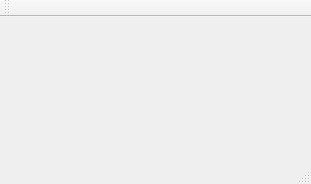
<?xml version="1.0" encoding="UTF-8"?>
<ui version="4.0">
 <class>MainWindow</class>
 <widget class="QMainWindow" name="MainWindow">
  <property name="geometry">
   <rect>
    <x>0</x>
    <y>0</y>
    <width>311</width>
    <height>184</height>
   </rect>
  </property>
  <property name="windowTitle">
   <string>MainWindow</string>
  </property>
  <widget class="QWidget" name="centralWidget"/>
  <widget class="QMenuBar" name="menuBar">
   <property name="geometry">
    <rect>
     <x>0</x>
     <y>0</y>
     <width>311</width>
     <height>23</height>
    </rect>
   </property>
  </widget>
  <widget class="QToolBar" name="mainToolBar">
   <attribute name="toolBarArea">
    <enum>TopToolBarArea</enum>
   </attribute>
   <attribute name="toolBarBreak">
    <bool>false</bool>
   </attribute>
  </widget>
  <widget class="QStatusBar" name="statusBar"/>
 </widget>
 <layoutdefault spacing="6" margin="11"/>
 <resources/>
 <connections/>
</ui>
